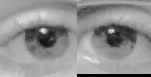
#> input picture python_investigation/eyes.tiff, 151 x 77 px
$ python pupilIsolation.py
#> lines starting #> are read from the running program, lines starting #| are printed output that depends on the picture; after the words box and inside, x2 and y2 are one past the last pixel; in counts of white or black regions, pixels touching at a corner belong together
#> further down, img is the input picture: shape (77, 151); min 0, max 235, mean 144.7
import os, sys

import pdb

import numpy as np
import cv2

from collections import deque


def thresholdByPercentage(img, percentage):
    """Threshold to the given percentage of pixels.
    Compute histogram (sorted array of sorts) and select the lowest
    percentage of pixels to remain.

    count from lowest bin until percentage is reached, threshold all
    above that level.
    """
#> called with percentage = 0.3
    numCells = img.shape[0]*img.shape[1]
#> numCells = 11627
    percCount = 0.0
    threshVal = None

    bins = range(256)
    hist = np.histogram(img, bins=bins)

    for i in range(len(bins)):
        histbin = hist[0][i]
        percCount += float(histbin)/numCells
        if percCount > percentage:
            threshVal = hist[1][i]
            break
#> this loop made 139 passes
#> (histbin, percCount, threshVal) on pass 139: (117, 0.305, 138)
#> (histbin, percCount) on passes 1 to 6: (222, 0.0191), (0, 0.0191), (0, 0.0191), (0, 0.0191), (0, 0.0191), (0, 0.0191)
#> after the loop, percCount = 0.305

    #print threshVal
    #pdb.set_trace()

    retval, threshimg = cv2.threshold(img, threshVal, 255, cv2.THRESH_BINARY_INV)
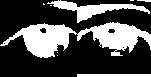
#> threshimg: shape (77, 151); 30.5% white; 9 white regions (5 under 20 px), largest, box (x1, y1, x2, y2) and area: (0, 22, 151, 58) 2552, (47, 0, 150, 23) 745, (77, 74, 151, 77) 222, (137, 0, 151, 2) 20
#> retval = 138

    return threshimg


def findPointOnPupil(img):
    """Attempts to find a point on the pupil by taking a thresholded binary image
    and shrinking it until nothing remains, back up a step, and find that point
    """
    history = deque([img.copy(),img.copy()])
    curr = img

    kernel = cv2.getStructuringElement(cv2.MORPH_CROSS,(3,3))

    while not isUniform(curr):
        curr = cv2.erode(curr, kernel)
        history.append(curr.copy())
        history.popleft()

    prev = history.popleft()
    max = prev.max()

    for r in range(img.shape[0]):
        for c in range(img.shape[1]):
            if prev[r,c] == max:
                return (c, r)


def isUniform(img):
    """Tests if all pixels are uniform.
    compute histogram. If first non-zero bin does not have all pixels, it is
    not uniform.
    """
    # [8 lines of commented-out code are left out]
    return img.max() == img.min()


if __name__ == '__main__':
    IMG = 'eyes.tiff'
    img = cv2.imread(IMG, cv2.IMREAD_GRAYSCALE)
    cv2.imshow('orig', img)

    threshimg = thresholdByPercentage(img, .3)
    cv2.imshow('percthresh', threshimg)

    cv2.imwrite('eyetest.tiff',threshimg)

    pdb.set_trace()

$ run again, with python_investigation/0.png saved as python_investigation/eyes.tiff
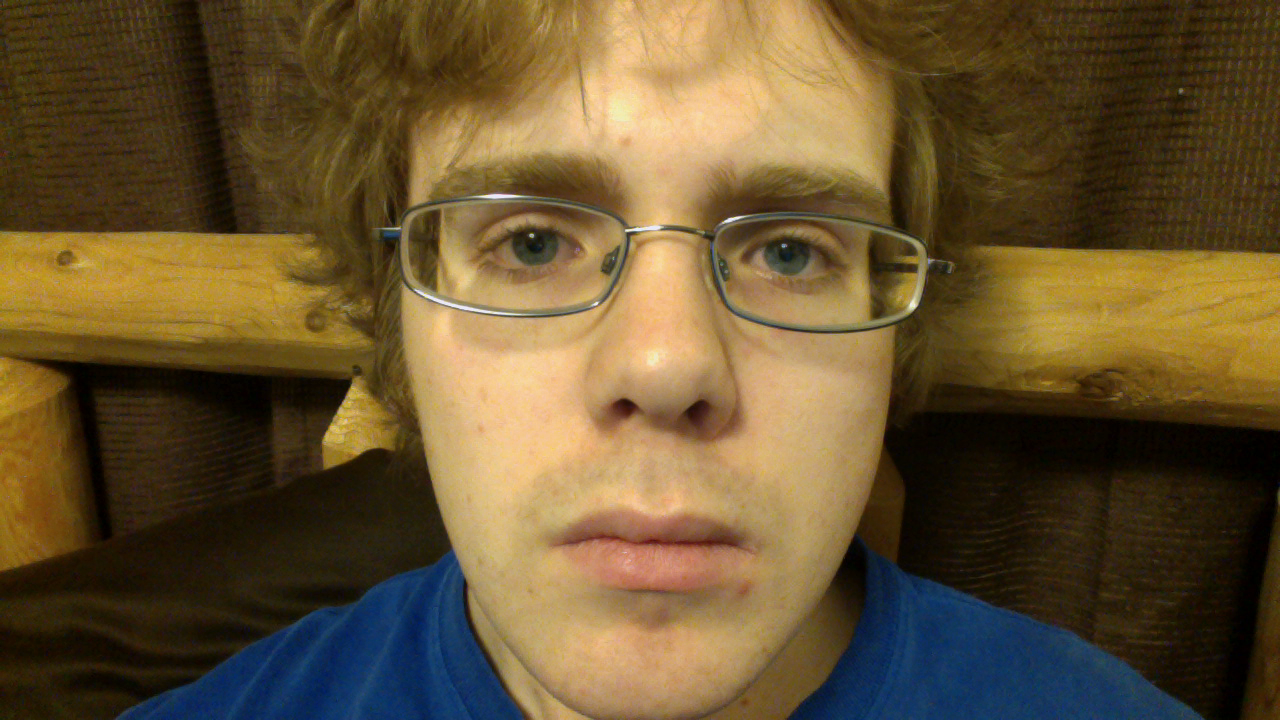
#> input picture python_investigation/0.png, 1280 x 720 px
#> `img = cv2.imread(IMG, cv2.IMREAD_GRAYSCALE)`:
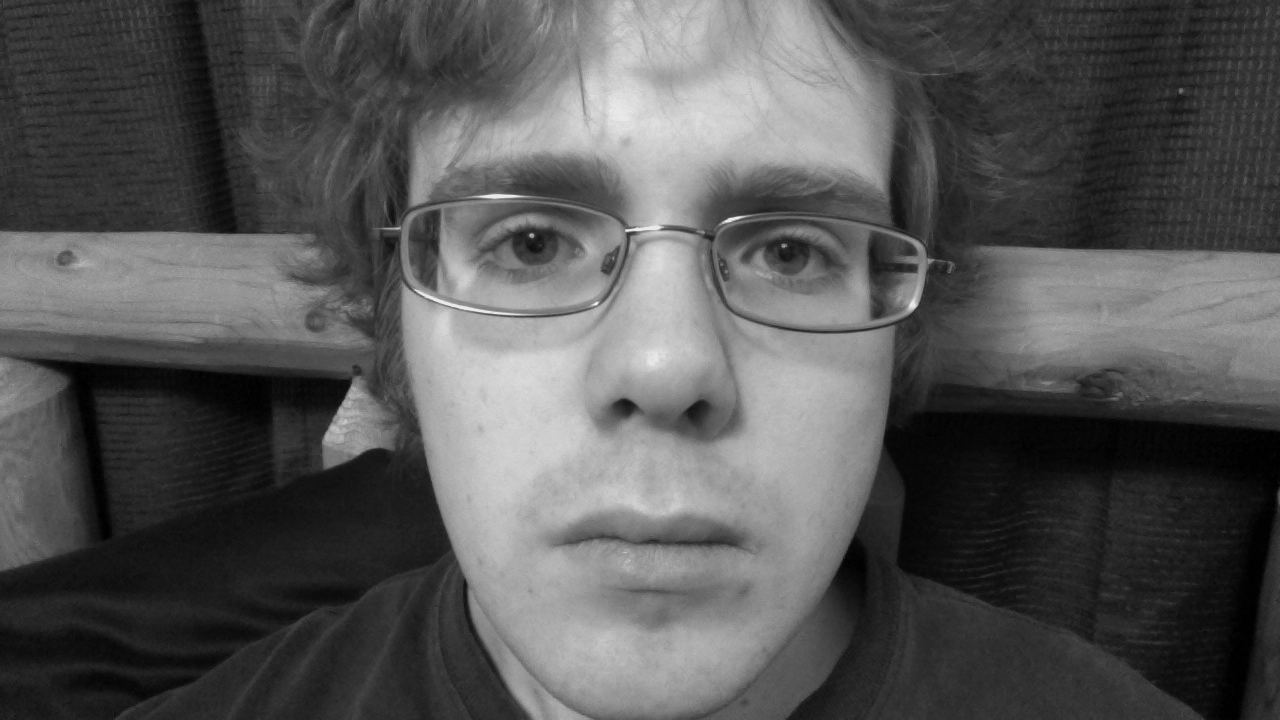
#> img: shape (720, 1280); min 0, max 240, mean 85.7
#> the loop in thresholdByPercentage, `for i in range(len(bins)):` made 45 passes
#> (histbin, percCount, threshVal) on pass 45: (11530, 0.308, 44)
#> after the loop in thresholdByPercentage, `for i in range(len(bins)):`: percCount = 0.308
#> in thresholdByPercentage, `retval, threshimg = cv2.threshold(img, threshVal, 255, cv2.THRESH_BINA..`:
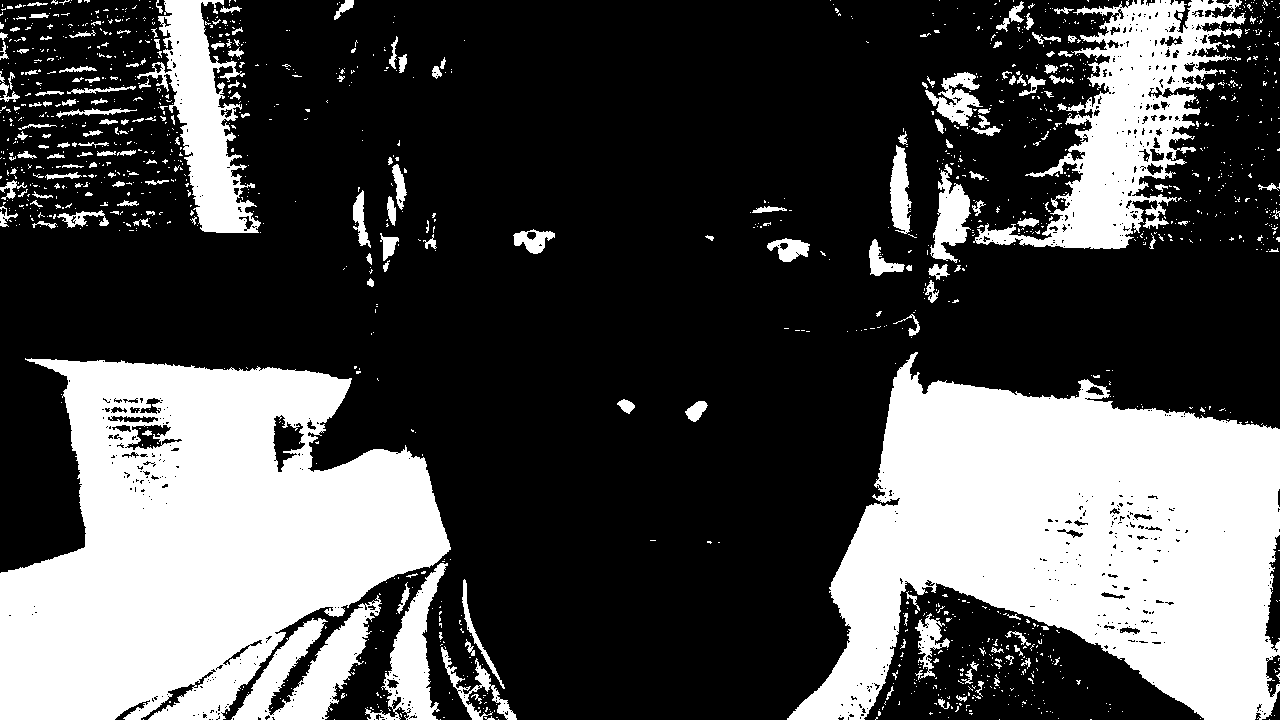
#> threshimg: shape (720, 1280); 30.8% white; 1494 white regions (1303 under 20 px), largest, box (x1, y1, x2, y2) and area: (787, 352, 1280, 720) 106578, (0, 358, 451, 720) 105101, (973, 0, 1246, 249) 23842
#> retval = 44
